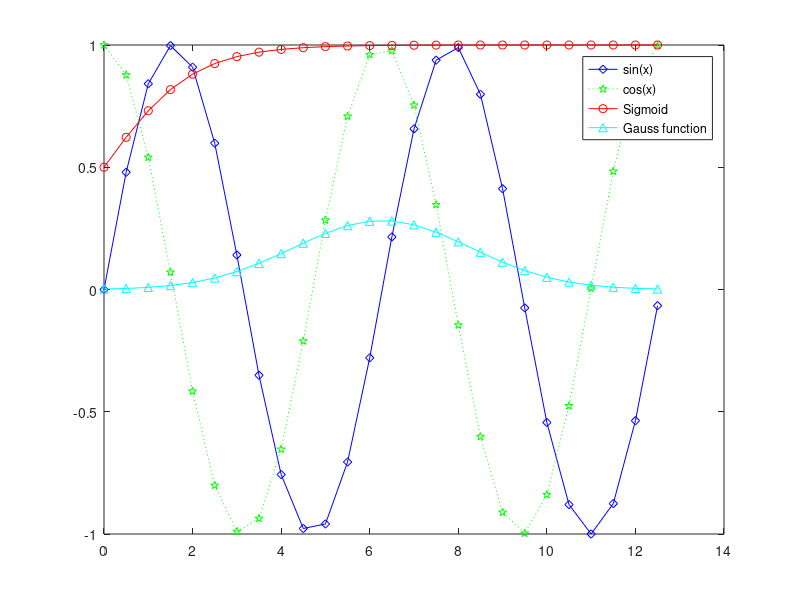

The MATLAB script that drew this image:
%这是一个关于函数曲线标记的练习
x=0:0.5:4*pi;%%定义函数的取值范围
y=sin(x);h=cos(x);w=1./(1+exp(-x));%% 函数
g=(1/(2*pi*2)^0.5).*exp(-1.*(x-2*pi).^2./(2*2^2));%% 函数
plot(x,y,'bd-',x,h,'gp:',x,w,'ro-',x,g,'c^-') %% 绘制函数曲线
legend('sin(x)','cos(x)','Sigmoid','Gauss function'); %% 函数曲线标记

